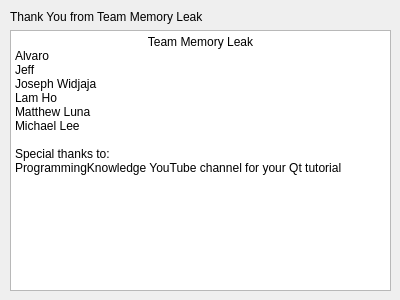
<?xml version="1.0" encoding="UTF-8"?>
<ui version="4.0">
 <class>ContactUs</class>
 <widget class="QDialog" name="ContactUs">
  <property name="geometry">
   <rect>
    <x>0</x>
    <y>0</y>
    <width>400</width>
    <height>300</height>
   </rect>
  </property>
  <property name="windowTitle">
   <string>Dialog</string>
  </property>
  <widget class="QWidget" name="layoutWidget">
   <property name="geometry">
    <rect>
     <x>10</x>
     <y>10</y>
     <width>381</width>
     <height>281</height>
    </rect>
   </property>
   <layout class="QVBoxLayout" name="verticalLayout">
    <item>
     <widget class="QLabel" name="label">
      <property name="text">
       <string>Thank You from Team Memory Leak</string>
      </property>
     </widget>
    </item>
    <item>
     <widget class="QTextBrowser" name="textBrowser">
      <property name="html">
       <string>&lt;!DOCTYPE HTML PUBLIC &quot;-//W3C//DTD HTML 4.0//EN&quot; &quot;http://www.w3.org/TR/REC-html40/strict.dtd&quot;&gt;
&lt;html&gt;&lt;head&gt;&lt;meta name=&quot;qrichtext&quot; content=&quot;1&quot; /&gt;&lt;style type=&quot;text/css&quot;&gt;
p, li { white-space: pre-wrap; }
&lt;/style&gt;&lt;/head&gt;&lt;body style=&quot; font-family:'Noto Sans'; font-size:9pt; font-weight:400; font-style:normal;&quot;&gt;
&lt;p align=&quot;center&quot; style=&quot; margin-top:0px; margin-bottom:0px; margin-left:0px; margin-right:0px; -qt-block-indent:0; text-indent:0px;&quot;&gt;Team Memory Leak&lt;/p&gt;
&lt;p style=&quot; margin-top:0px; margin-bottom:0px; margin-left:0px; margin-right:0px; -qt-block-indent:0; text-indent:0px;&quot;&gt;Alvaro&lt;/p&gt;
&lt;p style=&quot; margin-top:0px; margin-bottom:0px; margin-left:0px; margin-right:0px; -qt-block-indent:0; text-indent:0px;&quot;&gt;Jeff&lt;/p&gt;
&lt;p style=&quot; margin-top:0px; margin-bottom:0px; margin-left:0px; margin-right:0px; -qt-block-indent:0; text-indent:0px;&quot;&gt;Joseph Widjaja &lt;/p&gt;
&lt;p style=&quot; margin-top:0px; margin-bottom:0px; margin-left:0px; margin-right:0px; -qt-block-indent:0; text-indent:0px;&quot;&gt;Lam Ho&lt;/p&gt;
&lt;p style=&quot; margin-top:0px; margin-bottom:0px; margin-left:0px; margin-right:0px; -qt-block-indent:0; text-indent:0px;&quot;&gt;Matthew Luna&lt;/p&gt;
&lt;p style=&quot; margin-top:0px; margin-bottom:0px; margin-left:0px; margin-right:0px; -qt-block-indent:0; text-indent:0px;&quot;&gt;Michael Lee&lt;/p&gt;
&lt;p style=&quot;-qt-paragraph-type:empty; margin-top:0px; margin-bottom:0px; margin-left:0px; margin-right:0px; -qt-block-indent:0; text-indent:0px;&quot;&gt;&lt;br /&gt;&lt;/p&gt;
&lt;p style=&quot; margin-top:0px; margin-bottom:0px; margin-left:0px; margin-right:0px; -qt-block-indent:0; text-indent:0px;&quot;&gt;Special thanks to:&lt;/p&gt;
&lt;p style=&quot; margin-top:0px; margin-bottom:0px; margin-left:0px; margin-right:0px; -qt-block-indent:0; text-indent:0px;&quot;&gt;ProgrammingKnowledge YouTube channel for your Qt tutorial&lt;/p&gt;&lt;/body&gt;&lt;/html&gt;</string>
      </property>
     </widget>
    </item>
   </layout>
  </widget>
 </widget>
 <resources/>
 <connections/>
</ui>
